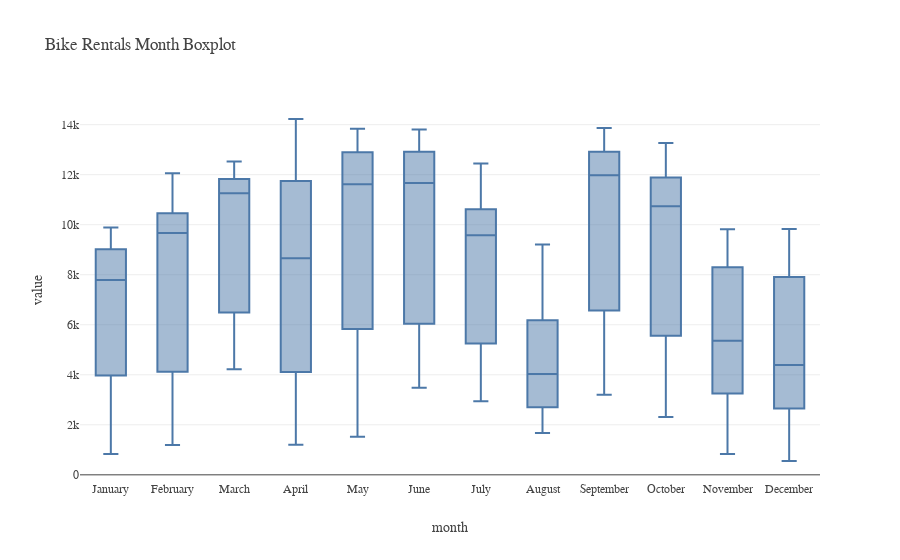

The code cell stored with this chart in its notebook:
### Markdown cell above
## Seasonality Boxplots

### Code cell
tsa.subunits_boxplot(daily_outflow["count"], y="count", time_subunit="month")

### Figure 1 — Plotly figure (JSON) as saved in the notebook; plotly's stock layout.template omitted (floating-point values rounded to 4 significant figures; data arrays with more than 128 entries replaced by an {"elided": "..."} marker saying what was removed)
{"data": [{"alignmentgroup": "True", "hovertemplate": "month=%{x}<br>value=%{y}<extra></extra>", "legendgroup": "", "marker": {"color": "#4C78A8"}, "name": "", "notched": false, "offsetgroup": "", "orientation": "v", "showlegend": false, "type": "box", "x": {"elided": "4380 str values"}, "x0": " ", "xaxis": "x", "y": {"elided": "4380 int values"}, "y0": " ", "yaxis": "y"}], "layout": {"autosize": true, "boxmode": "group", "font": {"family": "DejaVuSansMono Nerd Font"}, "legend": {"tracegroupgap": 0}, "title": {"text": "Bike Rentals Month Boxplot", "x": 0.05, "xanchor": "left"}, "xaxis": {"anchor": "y", "autorange": true, "domain": [0, 1], "range": [-0.5, 11.5], "title": {"text": "month"}, "type": "category"}, "yaxis": {"anchor": "x", "autorange": true, "domain": [0, 1], "range": [-206.6, 14990.0], "title": {"text": "value"}, "type": "linear"}}}
